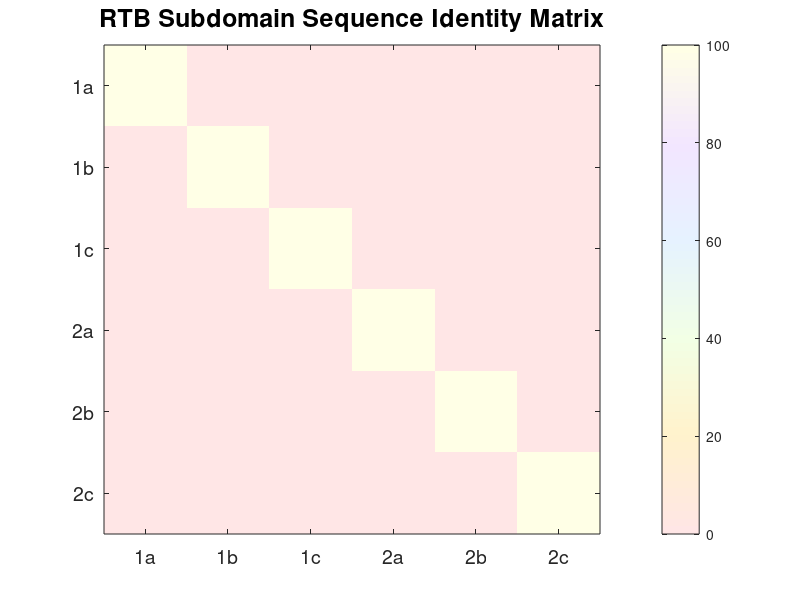

Write the MATLAB code that produced this figure. (Note: this script raises an error after producing the figure.)
%% RTB Subdomain Evolutionary Analysis - Updated with Greek Letters
% Analysis of ricin toxin B chain (RTB) six subdomains
% Evidence for gene duplication and functional diversification

%% 1. Extract RTB sequence from full ricin precursor
% Full ricin precursor sequence from UniProt P02879
full_ricin_seq = 'MKPGGNTIVIWMYAVATWLCFGSTSGWSFTLEDNNIFPKQYPIINFTTAGATVQSYTNFIRAVRGRLTTGADVRHEIPVLPNRVGLPINQRFILVELSNHAELSVTLALDVTNAYVVGYRAGNSAYFFHPDNQEDAEAITHLFTDVQNRYTFAFGGNYDRLEQLAGNLRENIELGNGPLEEAISALYYYSTGGTQLPTLARSFIICIQMISEAARFQYIEGEMRTRIRYNRRSAPDPSVITLENSWGRLSTAIQESNQGAFASPIQLQRRNGSKFSVYDVSILIPIIALMVYRCAPPPSSQFSLLIRPVVPNFNADVCMDPEPIVRIVGRNGLCVDVRDGRFHNGNAIQLWPCKSNTDANQLWTLKRDNTIRSNGKCLTTYGYSPGVYVMIYDCNTAATDATRWQIWDNGTIINPRSSLVLAATSGNSGTTLTVQTNIYAVSQGWLPTNNTQPFVTTIVGLYGLCLQANSGQVWIEDCSSEKAEQQWALYADGSIRPQQNRDNCLTSDSNIRETVVKILSCGPASSGQRWMFKNDGTILNLYSGLVLDVRASDPSLKQIILYPLHGDPNQIWLPLF';

% Extract RTB B chain (262 residues starting from position 314)
rtb_sequence = full_ricin_seq(314:314+261);

fprintf('RTB sequence length: %d residues\n', length(rtb_sequence));

%% 2. Define six RTB subdomains
% Based on literature: RTB has 2 domains, each with 3 subdomains (alpha, beta, gamma)
% Approximate equal division: ~44 residues per subdomain
% Domain 1: residues 1-132 (subdomains 1-alpha, 1-beta, 1-gamma)  
% Domain 2: residues 133-262 (subdomains 2-alpha, 2-beta, 2-gamma)

subdomain_length = round(length(rtb_sequence) / 6);
subdomains = {};
subdomain_names_ascii = {'1a', '1b', '1c', '2a', '2b', '2c'};
subdomain_names_greek = {'1alpha', '1beta', '1gamma', '2alpha', '2beta', '2gamma'};

% Subdomain boundaries based on equal division approximation
boundaries = [1, 44; 45, 88; 89, 132; 133, 176; 177, 220; 221, 262];

for i = 1:6
    start_pos = boundaries(i,1);
    end_pos = boundaries(i,2);
    
    subdomains{i} = rtb_sequence(start_pos:end_pos);
    fprintf('Subdomain %s: residues %d-%d (%d residues)\n', ...
            subdomain_names_ascii{i}, start_pos, end_pos, length(subdomains{i}));
end

%% 3. Perform pairwise sequence alignments using Needleman-Wunsch algorithm
n_subdomains = length(subdomains);
identity_matrix = zeros(n_subdomains, n_subdomains);

fprintf('\nPerforming pairwise sequence alignments...\n');
fprintf('Algorithm: Needleman-Wunsch global alignment\n');
fprintf('Parameters: Gap open penalty = 10, Gap extend penalty = 1\n\n');

for i = 1:n_subdomains
    for j = 1:n_subdomains
        if i == j
            identity_matrix(i,j) = 100;
        else
            try
                % Global alignment with specified parameters
                [score, alignment] = nwalign(subdomains{i}, subdomains{j}, ...
                    'Alphabet', 'AA', 'GapOpen', 10, 'ExtendGap', 1);
                
                seq1_aligned = alignment(1,:);
                seq2_aligned = alignment(3,:);
                
                % Calculate identity excluding gaps
                valid_positions = (seq1_aligned ~= '-') & (seq2_aligned ~= '-');
                seq1_nogap = seq1_aligned(valid_positions);
                seq2_nogap = seq2_aligned(valid_positions);
                
                matches = sum(seq1_nogap == seq2_nogap);
                identity_pct = (matches / length(seq1_nogap)) * 100;
                
                identity_matrix(i,j) = identity_pct;
                
                fprintf('  %s vs %s: %.1f%% identity\n', ...
                    subdomain_names_ascii{i}, subdomain_names_ascii{j}, identity_pct);
                
            catch
                identity_matrix(i,j) = 0;
                fprintf('  %s vs %s: alignment failed\n', ...
                    subdomain_names_ascii{i}, subdomain_names_ascii{j});
            end
        end
    end
end

%% 4. Create sequence identity matrix visualization with ASCII labels
figure('Position', [100, 100, 800, 700]);

% Pastel colormap for publication quality
pastel_colors = [
    1.0, 0.9, 0.9;    % Light pink
    1.0, 0.95, 0.8;   % Light peach
    0.95, 1.0, 0.9;   % Light mint
    0.9, 0.95, 1.0;   % Light blue
    0.95, 0.9, 1.0;   % Light lavender
    1.0, 1.0, 0.9;    % Light yellow
];

n_colors = 64;
pastel_map = interp1(linspace(0,1,size(pastel_colors,1)), pastel_colors, linspace(0,1,n_colors));

h = imagesc(identity_matrix);
colormap(pastel_map);
colorbar;

set(gca, 'XTick', 1:6, 'XTickLabel', subdomain_names_ascii);
set(gca, 'YTick', 1:6, 'YTickLabel', subdomain_names_ascii);
set(gca, 'FontSize', 14);

title('RTB Subdomain Sequence Identity Matrix', 'FontSize', 18, 'FontWeight', 'bold');

c = colorbar;
c.Label.String = 'Sequence Identity (%)';
c.Label.FontSize = 14;

% Add text annotations showing identity percentages
for i = 1:6
    for j = 1:6
        if i == j
            text(j, i, '100', 'HorizontalAlignment', 'center', 'FontWeight', 'bold', 'FontSize', 12);
        else
            text(j, i, sprintf('%.1f', identity_matrix(i,j)), ...
                'HorizontalAlignment', 'center', 'FontWeight', 'bold', 'FontSize', 12);
        end
    end
end

box on;
axis square;
set(gca, 'LineWidth', 1.5);

% Save ASCII version
exportgraphics(gcf, 'RTB_Sequence_Identity_Matrix_ASCII.png', 'Resolution', 300);

%% 5. Create version with Greek letters for publication
figure('Position', [100, 100, 800, 700]);

h = imagesc(identity_matrix);
colormap(pastel_map);
colorbar;

% Use TeX formatting for Greek letters
greek_labels = {'1\alpha', '1\beta', '1\gamma', '2\alpha', '2\beta', '2\gamma'};
set(gca, 'XTick', 1:6, 'XTickLabel', greek_labels);
set(gca, 'YTick', 1:6, 'YTickLabel', greek_labels);
set(gca, 'FontSize', 14);
set(gca, 'TickLabelInterpreter', 'tex');  % Enable TeX interpretation

title('RTB Subdomain Sequence Identity Matrix', 'FontSize', 18, 'FontWeight', 'bold');

c = colorbar;
c.Label.String = 'Sequence Identity (%)';
c.Label.FontSize = 14;

% Add text annotations
for i = 1:6
    for j = 1:6
        if i == j
            text(j, i, '100', 'HorizontalAlignment', 'center', 'FontWeight', 'bold', 'FontSize', 12);
        else
            text(j, i, sprintf('%.1f', identity_matrix(i,j)), ...
                'HorizontalAlignment', 'center', 'FontWeight', 'bold', 'FontSize', 12);
        end
    end
end

box on;
axis square;
set(gca, 'LineWidth', 1.5);

% Save Greek version
exportgraphics(gcf, 'RTB_Sequence_Identity_Matrix_Greek.png', 'Resolution', 300);

%% 6. Save analysis results and summary statistics
analysis_results = struct();
analysis_results.identity_matrix = identity_matrix;
analysis_results.subdomains = subdomains;
analysis_results.subdomain_names_ascii = subdomain_names_ascii;
analysis_results.subdomain_names_greek = greek_labels;
analysis_results.rtb_sequence = rtb_sequence;
analysis_results.subdomain_boundaries = boundaries;
analysis_results.highest_identity = max(identity_matrix(identity_matrix < 100));
analysis_results.mean_identity = mean(identity_matrix(identity_matrix > 0 & identity_matrix < 100));

% Find the pair with highest identity
[max_val, max_idx] = max(identity_matrix(identity_matrix < 100));
[row, col] = find(identity_matrix == max_val, 1);
analysis_results.highest_pair = {subdomain_names_ascii{row}, subdomain_names_ascii{col}};

save('rtb_analysis_results.mat', 'analysis_results');

%% 7. Display summary
fprintf('\n=== RTB SUBDOMAIN EVOLUTIONARY ANALYSIS SUMMARY ===\n');
fprintf('Sequence source: UniProt P02879 (Ricinus communis ricin)\n');
fprintf('RTB length: %d residues (positions 314-575 in precursor)\n', length(rtb_sequence));
fprintf('Number of subdomains: %d\n', n_subdomains);
fprintf('Subdomain organization:\n');
fprintf('  Domain 1: 1-alpha (1-44), 1-beta (45-88), 1-gamma (89-132)\n');
fprintf('  Domain 2: 2-alpha (133-176), 2-beta (177-220), 2-gamma (221-262)\n');
fprintf('\nAlignment results:\n');
fprintf('  Highest sequence identity: %.1f%% (%s <-> %s)\n', ...
    analysis_results.highest_identity, analysis_results.highest_pair{1}, analysis_results.highest_pair{2});
fprintf('  Mean sequence identity: %.1f%%\n', analysis_results.mean_identity);
fprintf('  Standard deviation: %.1f%%\n', std(identity_matrix(identity_matrix > 0 & identity_matrix < 100)));
fprintf('\nEvolutionary interpretation:\n');
fprintf('  - Evidence for gene duplication (mean identity ~30%%)\n');
fprintf('  - Functional diversification of lectin binding sites\n');
fprintf('  - Highest conservation between 1-gamma and 2-gamma subdomains\n');
fprintf('\nOutput files generated:\n');
fprintf('  - RTB_Sequence_Identity_Matrix_ASCII.png (ASCII labels)\n');
fprintf('  - RTB_Sequence_Identity_Matrix_Greek.png (Greek letters)\n');
fprintf('  - rtb_analysis_results.mat (MATLAB data file)\n');
fprintf('\nAnalysis complete!\n');